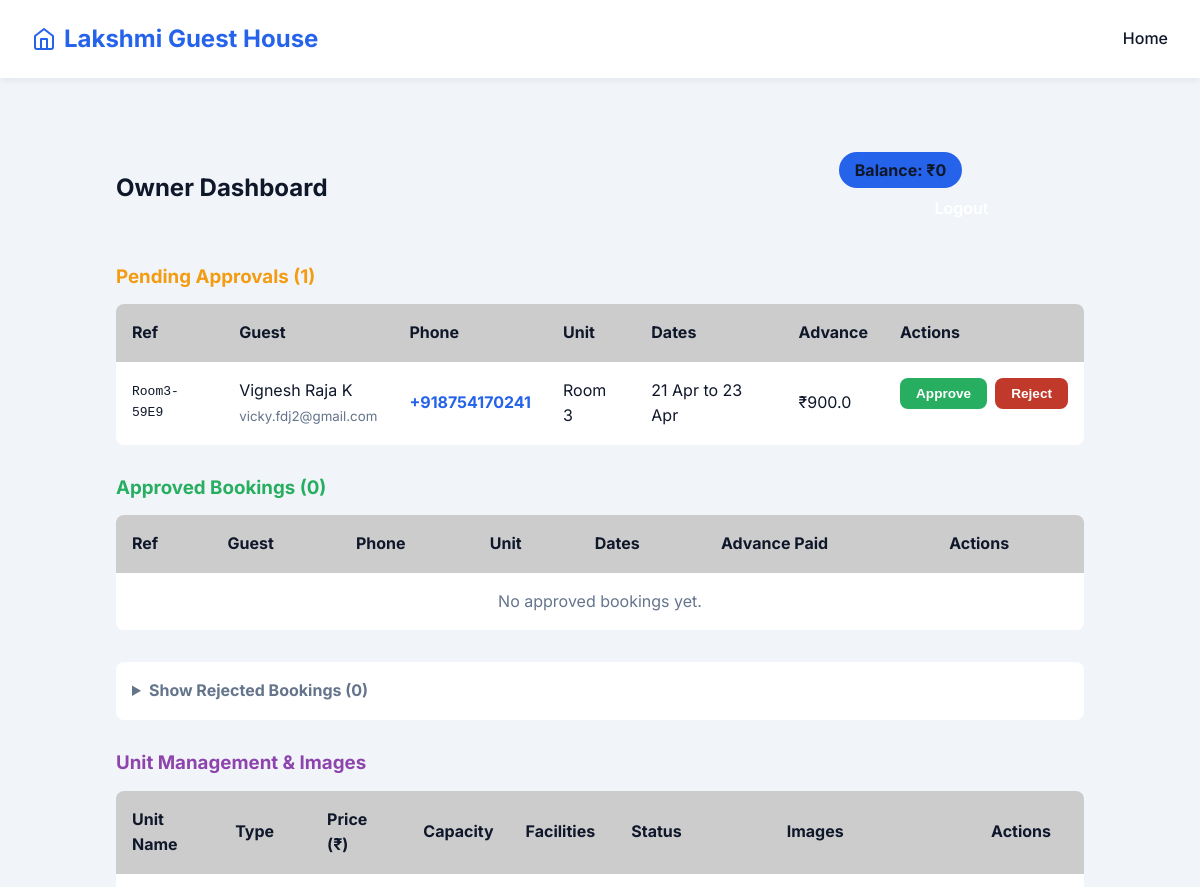
The page /owner (signed in, upper part) on the database as committed earlier.
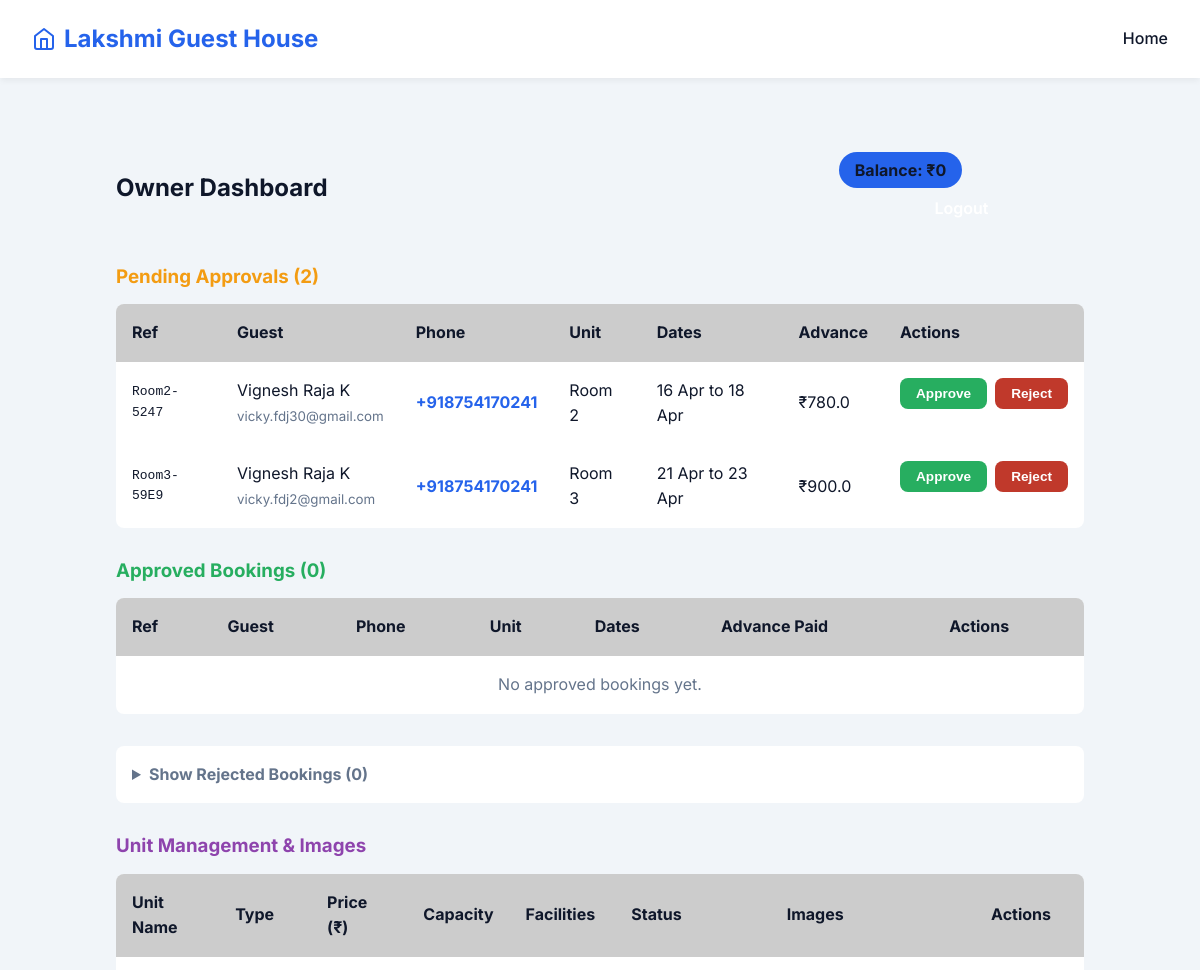
The same page on the database as committed later.
### app.py (models this page shows)
class Booking(db.Model):
    id = db.Column(db.Integer, primary_key=True)
    accommodation_id = db.Column(db.Integer, db.ForeignKey('accommodation.id'), nullable=False)
    guest_name = db.Column(db.String(100), nullable=False)
    email = db.Column(db.String(100), nullable=False)
    phone = db.Column(db.String(20), nullable=False)
    check_in = db.Column(db.Date, nullable=False)
    check_out = db.Column(db.Date, nullable=False)
    status = db.Column(db.String(50), default='Pending') # Pending, Approved, Rejected
    booking_ref = db.Column(db.String(20), unique=True, nullable=False)
    advance_amount = db.Column(db.Float, nullable=False, default=0.0)
    created_at = db.Column(db.DateTime, default=datetime.utcnow)
    accommodation = db.relationship('Accommodation', backref=db.backref('bookings', lazy=True))

class Accommodation(db.Model):
    id = db.Column(db.Integer, primary_key=True)
    name = db.Column(db.String(100), nullable=False) # e.g. "Room 1", "Hall 1"
    type = db.Column(db.String(50), nullable=False)  # Hall, Cottage, Room
    description = db.Column(db.Text, nullable=True)
    price = db.Column(db.Float, nullable=False)
    image_filenames = db.Column(db.Text, nullable=True)
    is_closed = db.Column(db.Boolean, default=False)
    max_people = db.Column(db.Integer, default=1)  # Number of people accommodation
    facilities = db.Column(db.Text, nullable=True)  # Comma-separated: AC,TV,Heater

### app.py (the view)
@app.route('/owner')
@login_required
def owner_dashboard():
    pending = Booking.query.filter_by(status='Pending').order_by(Booking.created_at.desc()).all()
    approved = Booking.query.filter_by(status='Approved').order_by(Booking.check_in.desc()).all()
    rejected = Booking.query.filter_by(status='Rejected').order_by(Booking.created_at.desc()).all()
    accommodations = Accommodation.query.order_by(Accommodation.type).all()
    total_earnings = sum(b.advance_amount for b in approved)
    return render_template('owner_dashboard.html', pending=pending, approved=approved, rejected=rejected, earnings=total_earnings, accommodations=accommodations)

### app.py (called while the page is built)
def login_required(f):
    @wraps(f)
    def decorated_function(*args, **kwargs):
        if not session.get('is_owner'):
            flash("Please log in to access this page.", "error")
            return redirect(url_for('login'))
        return f(*args, **kwargs)
    return decorated_function

### templates/owner_dashboard.html (shortened to what the changed rows need)
{% extends 'base.html' %}
{% block content %}
<div class="dashboard-container" style="max-width: 1000px; margin: 2rem auto; padding: 0 1rem;">
    <div style="display: flex; justify-content: space-between; align-items: center; margin-bottom: 2rem;">
        <h2>Owner Dashboard</h2>
        <div>
        </div>
    </div>
    <h3 style="margin-bottom: 1rem; color: #f39c12;">Pending Approvals ({{ pending|length }})</h3>
    <div style="background: var(--card-bg); border-radius: 8px; border: 1px solid var(--border-color); margin-bottom: 2rem; overflow-x: auto;">
        <table style="width: 100%; border-collapse: collapse; text-align: left;">
            <thead>
                <tr style="border-bottom: 1px solid var(--border-color); background: rgba(0,0,0,0.2);">
                    <th style="padding: 1rem;">Ref</th>
                    <th style="padding: 1rem;">Guest</th>
                    <th style="padding: 1rem;">Phone</th>
                    <th style="padding: 1rem;">Unit</th>
                    <th style="padding: 1rem;">Dates</th>
                    <th style="padding: 1rem;">Advance</th>
                    <th style="padding: 1rem;">Actions</th>
                </tr>
            </thead>
            <tbody>
                {% for b in pending %}
                <tr style="border-bottom: 1px solid var(--border-color);">
                    <td style="padding: 1rem; font-family: monospace;">{{ b.booking_ref }}</td>
                    <td style="padding: 1rem;">{{ b.guest_name }}<br><small style="color: var(--text-light);">{{ b.email }}</small></td>
                    <td style="padding: 1rem;"><a href="tel:{{ b.phone }}" style="color: var(--primary-color); text-decoration: none; font-weight: bold;">{{ b.phone }}</a></td>
                    <td style="padding: 1rem;">{{ b.accommodation.name }}</td>
                    <td style="padding: 1rem;">{{ b.check_in.strftime('%d %b') }} to {{ b.check_out.strftime('%d %b') }}</td>
                    <td style="padding: 1rem;">₹{{ b.advance_amount }}</td>
                    <td style="padding: 1rem; display: flex; gap: 0.5rem;">
                        <form method="POST" action="{{ url_for('approve_booking', id=b.id) }}">
                            <button type="submit" class="btn" style="padding: 0.5rem 1rem; font-size: 0.85rem; background: #27ae60; border: none; cursor: pointer;">Approve</button>
                        </form>
                        <form method="POST" action="{{ url_for('reject_booking', id=b.id) }}">
                            <button type="submit" class="btn" style="padding: 0.5rem 1rem; font-size: 0.85rem; background: #c0392b; border: none; cursor: pointer;">Reject</button>
                        </form>
                    </td>
                </tr>
                {% else %}
                <tr><td colspan="7" style="padding: 1rem; text-align: center; color: var(--text-light);">No pending bookings.</td></tr>
                {% endfor %}
            </tbody>
        </table>
    </div>
    <h3 style="margin-bottom: 1rem; color: #27ae60;">Approved Bookings ({{ approved|length }})</h3>
    <div style="background: var(--card-bg); border-radius: 8px; border: 1px solid var(--border-color); margin-bottom: 2rem; overflow-x: auto;">
        <table style="width: 100%; border-collapse: collapse; text-align: left;">
            <thead>
                <tr style="border-bottom: 1px solid var(--border-color); background: rgba(0,0,0,0.2);">
                    <th style="padding: 1rem;">Ref</th>
                    <th style="padding: 1rem;">Guest</th>
                    <th style="padding: 1rem;">Phone</th>
                    <th style="padding: 1rem;">Unit</th>
                    <th style="padding: 1rem;">Dates</th>
                    <th style="padding: 1rem;">Advance Paid</th>
                    <th style="padding: 1rem;">Actions</th>
                </tr>
            </thead>
        </table>
    </div>
    <details style="margin-bottom: 2rem;">
        <summary style="cursor: pointer; padding: 1rem; background: var(--card-bg); border-radius: 8px; border: 1px solid var(--border-color); color: var(--text-light); font-weight: bold;">
        </summary>
    </details>
    <h3 style="margin-bottom: 1rem; color: #8e44ad;">Unit Management & Images</h3>
    <div style="background: var(--card-bg); border-radius: 8px; border: 1px solid var(--border-color); margin-bottom: 2rem; overflow-x: auto;">
        <table style="width: 100%; border-collapse: collapse; text-align: left;">
            <thead>
                <tr style="border-bottom: 1px solid var(--border-color); background: rgba(0,0,0,0.2);">
                    <th style="padding: 1rem;">Unit Name</th>
                    <th style="padding: 1rem;">Type</th>
                    <th style="padding: 1rem;">Price (₹)</th>
                    <th style="padding: 1rem;">Capacity</th>
                    <th style="padding: 1rem;">Facilities</th>
                    <th style="padding: 1rem;">Status</th>
                    <th style="padding: 1rem;">Images</th>
                    <th style="padding: 1rem;">Actions</th>
                </tr>
            </thead>
        </table>
    </div>
</div>
{% endblock %}

Rows that differ between the two databases and show on the page:
added Booking: booking_ref "Room2-5247", guest_name "Vignesh Raja K", email "vicky.fdj30@gmail.com", phone "+918754170241", accommodation.name "Room 2", check_in "16 Apr", check_out "18 Apr", advance_amount "780.0"
Other text that changed with them:
{{ pending|length }}: "1" → "2"
